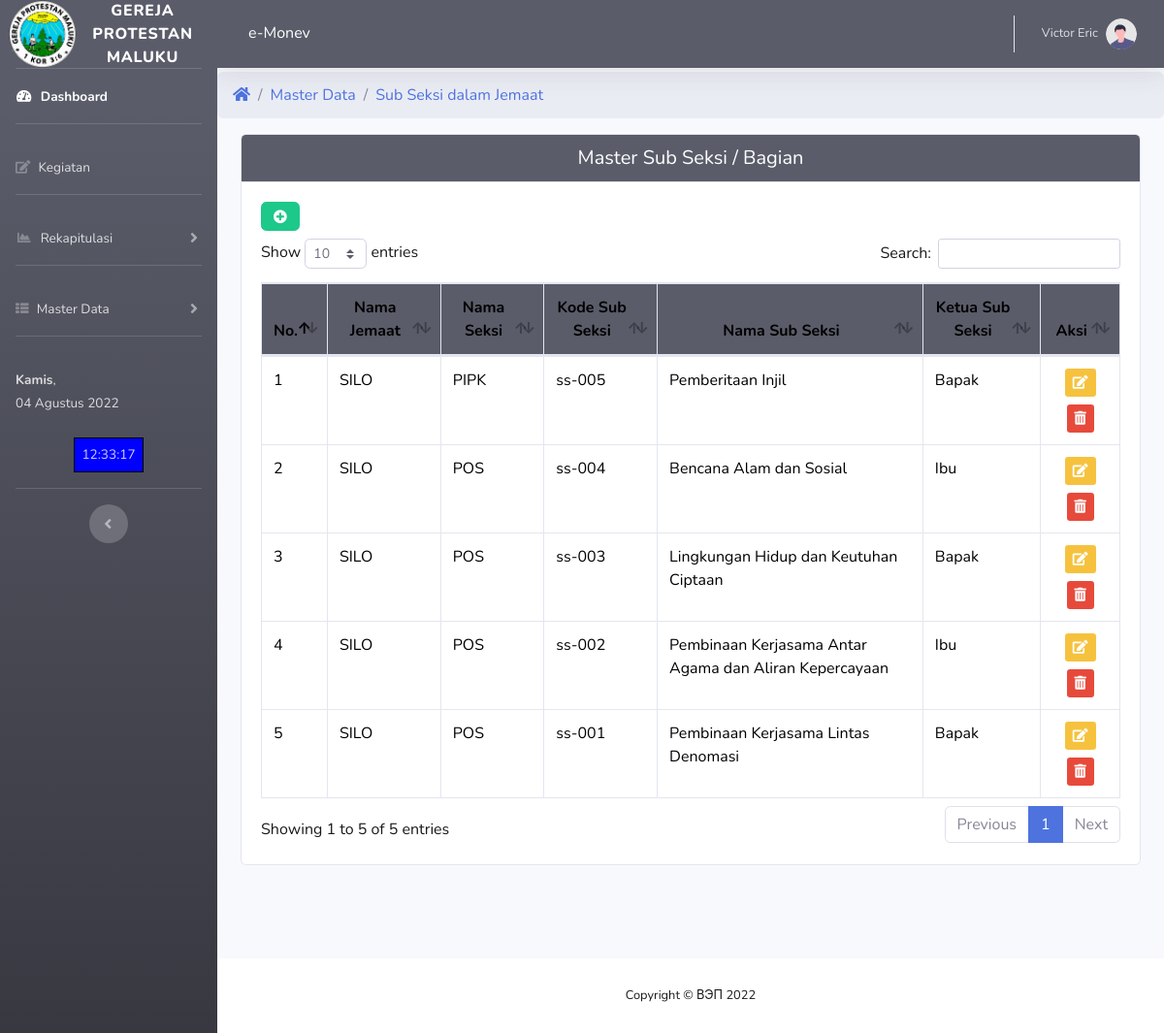
/A/mss.php (signed in), run on the app's committed database.
### tables this page shows
CREATE TABLE `subseksi` (
  `id_subseksi` int NOT NULL,
  `kd_subseksi` varchar(10) NOT NULL,
  `kd_jemaat` varchar(10) NOT NULL,
  `kd_seksi` varchar(10) NOT NULL,
  `nama_subseksi` varchar(100) NOT NULL,
  `ketua_subseksi` varchar(50) NOT NULL
);

CREATE TABLE `jemaat` (
  `id_jemaat` int NOT NULL,
  `kd_jemaat` varchar(10) NOT NULL,
  `nama_jemaat` varchar(50) NOT NULL,
  `klasis` varchar(50) NOT NULL,
  `alamat` varchar(50) NOT NULL,
  `ketua_MJ` varchar(50) NOT NULL
);

CREATE TABLE `seksi` (
  `id_seksi` int NOT NULL,
  `kd_seksi` varchar(10) NOT NULL,
  `kd_jemaat` varchar(10) NOT NULL,
  `nama_seksi` varchar(50) NOT NULL,
  `ketua` varchar(50) NOT NULL
);

### A/mss.php (the view, shortened to what this page needs)
<?php include 'menuA.php';
include '../link.php';?>
<?php
if (isset($_GET['aksi'])){
    switch($_GET['aksi']){
        case "edit":
            edit($conn);
            break;
        case "delete":
            delete($conn);
            break;
        case "add":
            add($conn);
            break;
        default:
            view($conn);
        }
} else {
    view($conn);
}
?>
<?php
function view($conn){ ?>
<div>
<ul class="breadcrumb">
    <li class="breadcrumb-item"><a href="index"><i class="fas fa-home"></i></a></li>
    <li class="breadcrumb-item"><a href="#">Master Data</a></li>
    <li class="breadcrumb-item"><a href="mss">Sub Seksi dalam Jemaat</a></li>
  </ul>
</div>
<div class="container-fluid">
<div class="card mb-5">
  <div class="card-header bg-dark text-white text-center h5"> Master Sub Seksi / Bagian
  </div>
  <div class="card-body table-responsive">
  <a href="mss?aksi=add" class="btn btn-success mb-2 fa fa-plus-circle" role="button"> </a>
  <table id="example1" class="table table-bordered table-hover table-responsive-justify">
		<thead>
			<tr class="bg-dark text-center">
				<th>No.</th>
				<th>Nama Jemaat</th>
                <th> Nama Seksi</th>
                <th> Kode Sub Seksi</th>
                <th> Nama Sub Seksi</th>
				<th>Ketua Sub Seksi</th>
				<th>Aksi</th>
			</tr>
		</thead>
		<?php
		$no=0;
		$query="SELECT *, jemaat.kd_jemaat, jemaat.nama_jemaat, seksi.kd_seksi, seksi.nama_seksi
        FROM subseksi
        INNER JOIN jemaat ON jemaat.kd_jemaat=subseksi.kd_jemaat
        INNER JOIN seksi ON seksi.kd_seksi=subseksi.kd_seksi
        ORDER BY id_subseksi DESC";
		$sql = mysqli_query($conn,$query);
		while($hasil=mysqli_fetch_array($sql)){
			$no++;
		?>
			<tr>
				<td> <?php echo $no;  ?></td>
				<td><?php echo $hasil['nama_jemaat']; ?></td>
				<td><?php echo $hasil['nama_seksi']; ?></td>
                <td><?php echo $hasil['kd_subseksi']; ?></td>
                <td><?php echo $hasil['nama_subseksi']; ?></td>
				<td><?php echo $hasil['ketua_subseksi'];  ?></td>
				<td class='text-center' > <a href='mss?aksi=edit&id=<?php echo $hasil['id_subseksi'] ;?> ' class='btn-sm btn-warning fas fa-edit' > </a>
           		<a href="mss?aksi=delete&id=<?php echo $hasil['id_subseksi'] ;?>" class="btn-sm btn-danger fas fa-trash-alt mt-2" onclick="javascript:return confirm('Anda Yakin menghapus data ini?')" >  </a>
				</td>
			</tr>
		<?php } ?>
		</table>
  </div>
</div>
</div>
<?php }
?>
<?php
include '../footer.php';
?>

### A/menuA.php (style rules this page uses)
.table { color:black; }

### data on the page
subseksi: jemaat.nama_jemaat "SILO", seksi.nama_seksi "PIPK", kd_subseksi "ss-005", nama_subseksi "Pemberitaan Injil", ketua_subseksi "Bapak"
subseksi: jemaat.nama_jemaat "SILO", seksi.nama_seksi "POS", kd_subseksi "ss-004", nama_subseksi "Bencana Alam dan Sosial", ketua_subseksi "Ibu"
subseksi: jemaat.nama_jemaat "SILO", seksi.nama_seksi "POS", kd_subseksi "ss-003", nama_subseksi "Lingkungan Hidup dan Keutuhan Ciptaan", ketua_subseksi "Bapak"
subseksi: jemaat.nama_jemaat "SILO", seksi.nama_seksi "POS", kd_subseksi "ss-002", nama_subseksi "Pembinaan Kerjasama Antar Agama dan Aliran Kepercayaan", ketua_subseksi "Ibu"
subseksi: jemaat.nama_jemaat "SILO", seksi.nama_seksi "POS", kd_subseksi "ss-001", nama_subseksi "Pembinaan Kerjasama Lintas Denomasi", ketua_subseksi "Bapak"

### other printed values
$hari_ini "Kamis"
$_SESSION['nama'] "Victor Eric"
